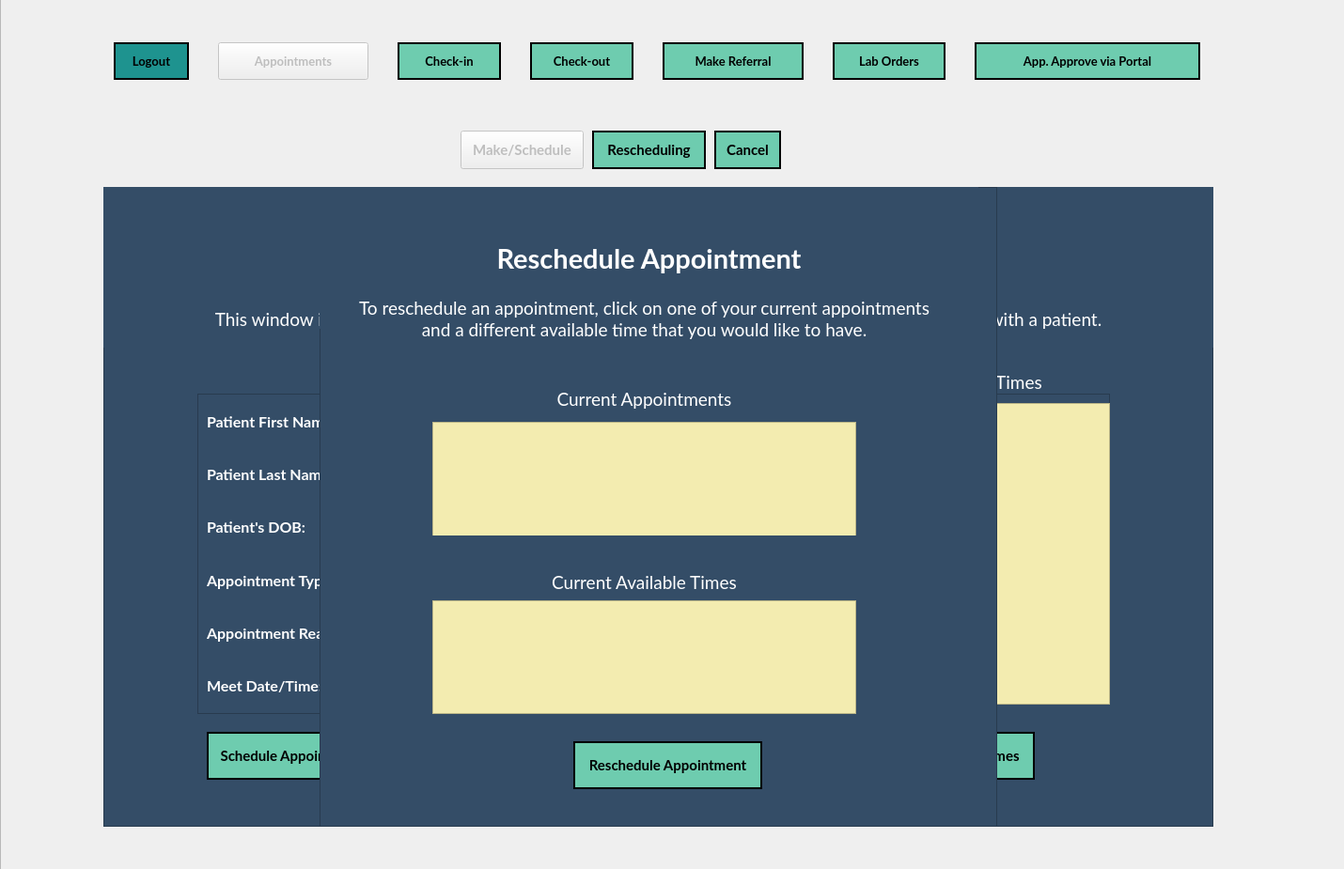
<?xml version="1.0" encoding="UTF-8"?>
<ui version="4.0">
 <class>SchedulingAppointmentsWindow</class>
 <widget class="QMainWindow" name="SchedulingAppointmentsWindow">
  <property name="geometry">
   <rect>
    <x>0</x>
    <y>0</y>
    <width>1430</width>
    <height>925</height>
   </rect>
  </property>
  <property name="minimumSize">
   <size>
    <width>1420</width>
    <height>925</height>
   </size>
  </property>
  <property name="maximumSize">
   <size>
    <width>1430</width>
    <height>925</height>
   </size>
  </property>
  <property name="windowTitle">
   <string>Forsyth Family Practice Center - Scheduling Appointments</string>
  </property>
  <widget class="QWidget" name="centralwidget">
   <widget class="QFrame" name="MainFrame">
    <property name="geometry">
     <rect>
      <x>0</x>
      <y>-1</y>
      <width>1500</width>
      <height>941</height>
     </rect>
    </property>
    <property name="styleSheet">
     <string notr="true">QFrame {
	border-image: url(:/newPrefix/imgs/app-bg.png);
}</string>
    </property>
    <property name="frameShape">
     <enum>QFrame::StyledPanel</enum>
    </property>
    <property name="frameShadow">
     <enum>QFrame::Raised</enum>
    </property>
    <widget class="QWidget" name="layoutWidget">
     <property name="geometry">
      <rect>
       <x>110</x>
       <y>41</y>
       <width>1181</width>
       <height>51</height>
      </rect>
     </property>
     <layout class="QHBoxLayout" name="Layout_NavBar">
      <property name="spacing">
       <number>20</number>
      </property>
      <item>
       <widget class="QPushButton" name="Nav_LogoutBtn">
        <property name="minimumSize">
         <size>
          <width>80</width>
          <height>40</height>
         </size>
        </property>
        <property name="maximumSize">
         <size>
          <width>60</width>
          <height>16777215</height>
         </size>
        </property>
        <property name="font">
         <font>
          <family>Lato</family>
          <pointsize>10</pointsize>
          <weight>75</weight>
          <bold>true</bold>
         </font>
        </property>
        <property name="cursor">
         <cursorShape>PointingHandCursor</cursorShape>
        </property>
        <property name="styleSheet">
         <string notr="true">QPushButton {
	border-image: none;
	background-color: rgb(30, 147, 143);
	color: black;
	border: 2px solid black;
}

QPushButton::hover {
	background-color: rgb(14, 81, 85);
	color: white;
}</string>
        </property>
        <property name="text">
         <string>Logout</string>
        </property>
       </widget>
      </item>
      <item>
       <widget class="QPushButton" name="Nav_Appointments">
        <property name="enabled">
         <bool>false</bool>
        </property>
        <property name="sizePolicy">
         <sizepolicy hsizetype="Preferred" vsizetype="Fixed">
          <horstretch>0</horstretch>
          <verstretch>0</verstretch>
         </sizepolicy>
        </property>
        <property name="minimumSize">
         <size>
          <width>160</width>
          <height>40</height>
         </size>
        </property>
        <property name="maximumSize">
         <size>
          <width>90</width>
          <height>16777215</height>
         </size>
        </property>
        <property name="font">
         <font>
          <family>Lato</family>
          <pointsize>10</pointsize>
          <weight>75</weight>
          <bold>true</bold>
         </font>
        </property>
        <property name="cursor">
         <cursorShape>PointingHandCursor</cursorShape>
        </property>
        <property name="autoFillBackground">
         <bool>false</bool>
        </property>
        <property name="styleSheet">
         <string notr="true">QPushButton {
	border-image: none;
	background-color: rgba(110, 204, 175, .2);
	color: rgba(0, 0, 0, .2);
	border: 2px solid rgba(0, 0, 0, .2);
}

QPushButton::hover {
	background-color: rgb(139, 231, 100);
	color: white;
}</string>
        </property>
        <property name="text">
         <string>Appointments</string>
        </property>
       </widget>
      </item>
      <item>
       <widget class="QPushButton" name="Nav_CheckinBtn">
        <property name="minimumSize">
         <size>
          <width>110</width>
          <height>40</height>
         </size>
        </property>
        <property name="maximumSize">
         <size>
          <width>80</width>
          <height>16777215</height>
         </size>
        </property>
        <property name="font">
         <font>
          <family>Lato</family>
          <pointsize>10</pointsize>
          <weight>75</weight>
          <bold>true</bold>
         </font>
        </property>
        <property name="cursor">
         <cursorShape>PointingHandCursor</cursorShape>
        </property>
        <property name="styleSheet">
         <string notr="true">QPushButton {
	border-image: none;
	background-color: #6ECCAF;
	color: black;
	border: 2px solid black;
}

QPushButton::hover {
	background-color: rgb(139, 231, 100);
	color: white;
}

</string>
        </property>
        <property name="text">
         <string>Check-in</string>
        </property>
       </widget>
      </item>
      <item>
       <widget class="QPushButton" name="Nav_CheckoutBtn">
        <property name="minimumSize">
         <size>
          <width>110</width>
          <height>40</height>
         </size>
        </property>
        <property name="maximumSize">
         <size>
          <width>90</width>
          <height>16777215</height>
         </size>
        </property>
        <property name="font">
         <font>
          <family>Lato</family>
          <pointsize>10</pointsize>
          <weight>75</weight>
          <bold>true</bold>
         </font>
        </property>
        <property name="cursor">
         <cursorShape>PointingHandCursor</cursorShape>
        </property>
        <property name="styleSheet">
         <string notr="true">QPushButton {
	border-image: none;
	background-color: #6ECCAF;
	color: black;
	border: 2px solid black;
}

QPushButton::hover {
	background-color: rgb(139, 231, 100);
	color: white;
}</string>
        </property>
        <property name="text">
         <string>Check-out</string>
        </property>
       </widget>
      </item>
      <item>
       <widget class="QPushButton" name="Nav_MakeReferralBtn">
        <property name="minimumSize">
         <size>
          <width>150</width>
          <height>40</height>
         </size>
        </property>
        <property name="maximumSize">
         <size>
          <width>110</width>
          <height>16777215</height>
         </size>
        </property>
        <property name="font">
         <font>
          <family>Lato</family>
          <pointsize>10</pointsize>
          <weight>75</weight>
          <bold>true</bold>
         </font>
        </property>
        <property name="cursor">
         <cursorShape>PointingHandCursor</cursorShape>
        </property>
        <property name="styleSheet">
         <string notr="true">QPushButton {
	border-image: none;
	background-color: #6ECCAF;
	color: black;
	border: 2px solid black;
}

QPushButton::hover {
	background-color: rgb(139, 231, 100);
	color: white;
}
</string>
        </property>
        <property name="text">
         <string>Make Referral</string>
        </property>
       </widget>
      </item>
      <item>
       <widget class="QPushButton" name="Nav_LabOrdersBtn">
        <property name="minimumSize">
         <size>
          <width>120</width>
          <height>40</height>
         </size>
        </property>
        <property name="maximumSize">
         <size>
          <width>90</width>
          <height>16777215</height>
         </size>
        </property>
        <property name="font">
         <font>
          <family>Lato</family>
          <pointsize>10</pointsize>
          <weight>75</weight>
          <bold>true</bold>
         </font>
        </property>
        <property name="cursor">
         <cursorShape>PointingHandCursor</cursorShape>
        </property>
        <property name="styleSheet">
         <string notr="true">QPushButton {
	border-image: none;
	background-color: #6ECCAF;
	color: black;
	border: 2px solid black;
}

QPushButton::hover {
	background-color: rgb(139, 231, 100);
	color: white;
}</string>
        </property>
        <property name="text">
         <string>Lab Orders</string>
        </property>
       </widget>
      </item>
      <item>
       <widget class="QPushButton" name="Nav_ApproveAppointmentsBtn">
        <property name="minimumSize">
         <size>
          <width>240</width>
          <height>40</height>
         </size>
        </property>
        <property name="maximumSize">
         <size>
          <width>90</width>
          <height>16777215</height>
         </size>
        </property>
        <property name="font">
         <font>
          <family>Lato</family>
          <pointsize>10</pointsize>
          <weight>75</weight>
          <bold>true</bold>
         </font>
        </property>
        <property name="cursor">
         <cursorShape>PointingHandCursor</cursorShape>
        </property>
        <property name="styleSheet">
         <string notr="true">QPushButton {
	border-image: none;
	background-color: #6ECCAF;
	color: black;
	border: 2px solid black;
}

QPushButton::hover {
	background-color: rgb(139, 231, 100);
	color: white;
}</string>
        </property>
        <property name="text">
         <string>App. Approve via Portal</string>
        </property>
       </widget>
      </item>
     </layout>
    </widget>
    <widget class="QFrame" name="InputsFrame">
     <property name="geometry">
      <rect>
       <x>110</x>
       <y>200</y>
       <width>1181</width>
       <height>681</height>
      </rect>
     </property>
     <property name="styleSheet">
      <string notr="true">QFrame {
	border-image: none;
	background-color: rgb(52, 77, 103);
}</string>
     </property>
     <property name="frameShape">
      <enum>QFrame::StyledPanel</enum>
     </property>
     <property name="frameShadow">
      <enum>QFrame::Raised</enum>
     </property>
     <widget class="QLabel" name="HeadingLabel">
      <property name="geometry">
       <rect>
        <x>0</x>
        <y>0</y>
        <width>1181</width>
        <height>150</height>
       </rect>
      </property>
      <property name="minimumSize">
       <size>
        <width>0</width>
        <height>150</height>
       </size>
      </property>
      <property name="maximumSize">
       <size>
        <width>16777215</width>
        <height>150</height>
       </size>
      </property>
      <property name="font">
       <font>
        <family>Lato</family>
        <pointsize>22</pointsize>
        <weight>75</weight>
        <bold>true</bold>
       </font>
      </property>
      <property name="styleSheet">
       <string notr="true">QLabel {
	color: white;
}</string>
      </property>
      <property name="text">
       <string>Schedule Appointment</string>
      </property>
      <property name="alignment">
       <set>Qt::AlignCenter</set>
      </property>
     </widget>
     <widget class="QLabel" name="UnderHeadingTextLabel">
      <property name="geometry">
       <rect>
        <x>0</x>
        <y>110</y>
        <width>1181</width>
        <height>61</height>
       </rect>
      </property>
      <property name="font">
       <font>
        <family>Lato</family>
        <pointsize>14</pointsize>
       </font>
      </property>
      <property name="styleSheet">
       <string notr="true">QLabel {
	color: white;
}</string>
      </property>
      <property name="text">
       <string>This window is where you can input information related to scheduling and booking an appointment with a patient.</string>
      </property>
      <property name="alignment">
       <set>Qt::AlignCenter</set>
      </property>
     </widget>
     <widget class="QFrame" name="InputsInnerFrame">
      <property name="geometry">
       <rect>
        <x>100</x>
        <y>220</y>
        <width>591</width>
        <height>341</height>
       </rect>
      </property>
      <property name="frameShape">
       <enum>QFrame::StyledPanel</enum>
      </property>
      <property name="frameShadow">
       <enum>QFrame::Raised</enum>
      </property>
      <layout class="QVBoxLayout" name="verticalLayout_3">
       <item>
        <layout class="QVBoxLayout" name="InputsInnerVLayout">
         <item>
          <layout class="QHBoxLayout" name="InputsRowHLayout_1">
           <item>
            <widget class="QLabel" name="Label_PatientFirstName_2">
             <property name="minimumSize">
              <size>
               <width>0</width>
               <height>0</height>
              </size>
             </property>
             <property name="maximumSize">
              <size>
               <width>16777215</width>
               <height>16777215</height>
              </size>
             </property>
             <property name="font">
              <font>
               <family>Lato</family>
               <pointsize>12</pointsize>
               <weight>75</weight>
               <bold>true</bold>
              </font>
             </property>
             <property name="styleSheet">
              <string notr="true">QLabel {
	color: white;
}</string>
             </property>
             <property name="text">
              <string>Patient First Name:</string>
             </property>
            </widget>
           </item>
           <item>
            <spacer name="horizontalSpacer_2">
             <property name="orientation">
              <enum>Qt::Horizontal</enum>
             </property>
             <property name="sizeHint" stdset="0">
              <size>
               <width>40</width>
               <height>20</height>
              </size>
             </property>
            </spacer>
           </item>
           <item>
            <widget class="QLineEdit" name="LineEdit_PatientFirstName_2">
             <property name="minimumSize">
              <size>
               <width>350</width>
               <height>40</height>
              </size>
             </property>
             <property name="maximumSize">
              <size>
               <width>350</width>
               <height>40</height>
              </size>
             </property>
             <property name="font">
              <font>
               <family>MS Shell Dlg 2</family>
               <pointsize>11</pointsize>
              </font>
             </property>
             <property name="styleSheet">
              <string notr="true">QLineEdit {
	border-image: none;
    border: none;
	background-color: #F3ECB0;
	color: #344D67;
	font-family: &quot;MS Shell Dlg 2&quot;;
	font-size: 11;
	padding-left: 10px;
	padding-right: 10px;
}</string>
             </property>
             <property name="text">
              <string/>
             </property>
             <property name="alignment">
              <set>Qt::AlignLeading|Qt::AlignLeft|Qt::AlignVCenter</set>
             </property>
             <property name="placeholderText">
              <string>Enter First Name</string>
             </property>
            </widget>
           </item>
          </layout>
         </item>
         <item>
          <spacer name="verticalSpacer">
           <property name="orientation">
            <enum>Qt::Vertical</enum>
           </property>
           <property name="sizeHint" stdset="0">
            <size>
             <width>20</width>
             <height>40</height>
            </size>
           </property>
          </spacer>
         </item>
         <item>
          <layout class="QHBoxLayout" name="InputsRowHLayout_2">
           <item>
            <layout class="QHBoxLayout" name="Layout_PatientLastName_2">
             <item>
              <widget class="QLabel" name="Label_PatientLastName_2">
               <property name="font">
                <font>
                 <family>Lato</family>
                 <pointsize>12</pointsize>
                 <weight>75</weight>
                 <bold>true</bold>
                </font>
               </property>
               <property name="styleSheet">
                <string notr="true">QLabel {
	color: white;
}</string>
               </property>
               <property name="text">
                <string>Patient Last Name:</string>
               </property>
              </widget>
             </item>
             <item>
              <spacer name="horizontalSpacer">
               <property name="orientation">
                <enum>Qt::Horizontal</enum>
               </property>
               <property name="sizeHint" stdset="0">
                <size>
                 <width>40</width>
                 <height>20</height>
                </size>
               </property>
              </spacer>
             </item>
             <item>
              <widget class="QLineEdit" name="LineEdit_PatientLastName_2">
               <property name="minimumSize">
                <size>
                 <width>350</width>
                 <height>40</height>
                </size>
               </property>
               <property name="maximumSize">
                <size>
                 <width>350</width>
                 <height>40</height>
                </size>
               </property>
               <property name="font">
                <font>
                 <family>MS Shell Dlg 2</family>
                 <pointsize>11</pointsize>
                </font>
               </property>
               <property name="styleSheet">
                <string notr="true">QLineEdit {
	border-image: none;
    border: none;
	background-color: #F3ECB0;
	color: #344D67;
	font-family: &quot;MS Shell Dlg 2&quot;;
	font-size: 11;
	padding-left: 10px;
	padding-right: 10px;
}</string>
               </property>
               <property name="text">
                <string/>
               </property>
               <property name="placeholderText">
                <string>Enter Last Name</string>
               </property>
              </widget>
             </item>
            </layout>
           </item>
          </layout>
         </item>
         <item>
          <spacer name="verticalSpacer_2">
           <property name="orientation">
            <enum>Qt::Vertical</enum>
           </property>
           <property name="sizeHint" stdset="0">
            <size>
             <width>20</width>
             <height>40</height>
            </size>
           </property>
          </spacer>
         </item>
         <item>
          <layout class="QHBoxLayout" name="InputsRowHLayout_3">
           <item>
            <layout class="QHBoxLayout" name="Layout_DOB_2">
             <item>
              <widget class="QLabel" name="Label_DOB_2">
               <property name="font">
                <font>
                 <family>Lato</family>
                 <pointsize>12</pointsize>
                 <weight>75</weight>
                 <bold>true</bold>
                </font>
               </property>
               <property name="styleSheet">
                <string notr="true">QLabel {
	color: white;
}</string>
               </property>
               <property name="text">
                <string>Patient's DOB:</string>
               </property>
              </widget>
             </item>
             <item>
              <spacer name="horizontalSpacer_3">
               <property name="orientation">
                <enum>Qt::Horizontal</enum>
               </property>
               <property name="sizeHint" stdset="0">
                <size>
                 <width>40</width>
                 <height>20</height>
                </size>
               </property>
              </spacer>
             </item>
             <item>
              <widget class="QDateEdit" name="dateEdit_DOB_2">
               <property name="minimumSize">
                <size>
                 <width>350</width>
                 <height>40</height>
                </size>
               </property>
               <property name="maximumSize">
                <size>
                 <width>350</width>
                 <height>40</height>
                </size>
               </property>
               <property name="font">
                <font>
                 <family>MS Shell Dlg 2</family>
                 <pointsize>11</pointsize>
                </font>
               </property>
               <property name="cursor">
                <cursorShape>PointingHandCursor</cursorShape>
               </property>
               <property name="styleSheet">
                <string notr="true">QDateEdit {
	QLineEdit 
	border-image: none;
    border: none;
	background-color: #F3ECB0;
	color: #344D67;
	font-family: &quot;MS Shell Dlg 2&quot;;
	font-size: 11;
	padding-left: 10px;
	padding-right: 10px;
}

/** 
	QDateEdit QAbstractItemView:enabled {
	color: black;
	background-color: ghostwhite;
	selection-background-color: rgb(0, 177, 171);
	selection-color: white;
}

QCalendarWidget QTableView QLabel {
	color: white;
}
*/</string>
               </property>
               <property name="calendarPopup">
                <bool>false</bool>
               </property>
              </widget>
             </item>
            </layout>
           </item>
          </layout>
         </item>
         <item>
          <spacer name="verticalSpacer_5">
           <property name="orientation">
            <enum>Qt::Vertical</enum>
           </property>
           <property name="sizeHint" stdset="0">
            <size>
             <width>20</width>
             <height>40</height>
            </size>
           </property>
          </spacer>
         </item>
         <item>
          <layout class="QHBoxLayout" name="InputsRowHLayout_6">
           <item>
            <widget class="QLabel" name="Label_AppointmentType">
             <property name="minimumSize">
              <size>
               <width>0</width>
               <height>0</height>
              </size>
             </property>
             <property name="maximumSize">
              <size>
               <width>16777215</width>
               <height>16777215</height>
              </size>
             </property>
             <property name="font">
              <font>
               <family>Lato</family>
               <pointsize>12</pointsize>
               <weight>75</weight>
               <bold>true</bold>
              </font>
             </property>
             <property name="styleSheet">
              <string notr="true">QLabel {
	color: white;
}</string>
             </property>
             <property name="text">
              <string>Appointment Type:</string>
             </property>
            </widget>
           </item>
           <item>
            <spacer name="horizontalSpacer_6">
             <property name="orientation">
              <enum>Qt::Horizontal</enum>
             </property>
             <property name="sizeHint" stdset="0">
              <size>
               <width>40</width>
               <height>20</height>
              </size>
             </property>
            </spacer>
           </item>
           <item>
            <widget class="QComboBox" name="ComboBox_AppointmentType">
             <property name="minimumSize">
              <size>
               <width>350</width>
               <height>40</height>
              </size>
             </property>
             <property name="maximumSize">
              <size>
               <width>350</width>
               <height>40</height>
              </size>
             </property>
             <property name="font">
              <font>
               <family>MS Shell Dlg 2</family>
               <pointsize>11</pointsize>
              </font>
             </property>
             <property name="cursor">
              <cursorShape>PointingHandCursor</cursorShape>
             </property>
             <property name="styleSheet">
              <string notr="true">QComboBox {	
	border-image: none;
    border: none;
	background-color: #F3ECB0;
	color: #344D67;
	font-family: &quot;MS Shell Dlg 2&quot;;
	font-size: 11;
}</string>
             </property>
             <item>
              <property name="text">
               <string>-- SELECT A TYPE --</string>
              </property>
             </item>
            </widget>
           </item>
          </layout>
         </item>
         <item>
          <spacer name="verticalSpacer_3">
           <property name="orientation">
            <enum>Qt::Vertical</enum>
           </property>
           <property name="sizeHint" stdset="0">
            <size>
             <width>20</width>
             <height>40</height>
            </size>
           </property>
          </spacer>
         </item>
         <item>
          <layout class="QHBoxLayout" name="InputsRowHLayout_4">
           <item>
            <widget class="QLabel" name="Label_AppointmentReason">
             <property name="font">
              <font>
               <family>Lato</family>
               <pointsize>12</pointsize>
               <weight>75</weight>
               <bold>true</bold>
              </font>
             </property>
             <property name="styleSheet">
              <string notr="true">QLabel {
	color: white;
}</string>
             </property>
             <property name="text">
              <string>Appointment Reason:</string>
             </property>
            </widget>
           </item>
           <item>
            <spacer name="horizontalSpacer_4">
             <property name="orientation">
              <enum>Qt::Horizontal</enum>
             </property>
             <property name="sizeHint" stdset="0">
              <size>
               <width>40</width>
               <height>20</height>
              </size>
             </property>
            </spacer>
           </item>
           <item>
            <widget class="QLineEdit" name="LineEdit_AppointmentReason">
             <property name="minimumSize">
              <size>
               <width>350</width>
               <height>40</height>
              </size>
             </property>
             <property name="maximumSize">
              <size>
               <width>350</width>
               <height>40</height>
              </size>
             </property>
             <property name="font">
              <font>
               <family>MS Shell Dlg 2</family>
               <pointsize>11</pointsize>
              </font>
             </property>
             <property name="styleSheet">
              <string notr="true">QLineEdit {
	border-image: none;
    border: none;
	background-color: #F3ECB0;
	color: #344D67;
	font-family: &quot;MS Shell Dlg 2&quot;;
	font-size: 11;
	padding-left: 10px;
	padding-right: 10px;
}</string>
             </property>
             <property name="placeholderText">
              <string>Patient has the chills</string>
             </property>
            </widget>
           </item>
          </layout>
         </item>
         <item>
          <spacer name="verticalSpacer_4">
           <property name="orientation">
            <enum>Qt::Vertical</enum>
           </property>
           <property name="sizeHint" stdset="0">
            <size>
             <width>20</width>
             <height>40</height>
            </size>
           </property>
          </spacer>
         </item>
         <item>
          <layout class="QHBoxLayout" name="InputsRowHLayout_5">
           <item>
            <widget class="QLabel" name="Label_AppointmentReason_2">
             <property name="font">
              <font>
               <family>Lato</family>
               <pointsize>12</pointsize>
               <weight>75</weight>
               <bold>true</bold>
              </font>
             </property>
             <property name="styleSheet">
              <string notr="true">QLabel {
	color: white;
}</string>
             </property>
             <property name="text">
              <string>Meet Date/Time:</string>
             </property>
            </widget>
           </item>
           <item>
            <spacer name="horizontalSpacer_5">
             <property name="orientation">
              <enum>Qt::Horizontal</enum>
             </property>
             <property name="sizeHint" stdset="0">
              <size>
               <width>40</width>
               <height>20</height>
              </size>
             </property>
            </spacer>
           </item>
           <item>
            <widget class="QLineEdit" name="LineEdit_MeetDateTime">
             <property name="enabled">
              <bool>false</bool>
             </property>
             <property name="minimumSize">
              <size>
               <width>350</width>
               <height>40</height>
              </size>
             </property>
             <property name="maximumSize">
              <size>
               <width>350</width>
               <height>40</height>
              </size>
             </property>
             <property name="font">
              <font>
               <family>MS Shell Dlg 2</family>
               <pointsize>11</pointsize>
              </font>
             </property>
             <property name="styleSheet">
              <string notr="true">QLineEdit {
	border-image: none;
    border: none;
	background-color: #F3ECB0;
	color: #344D67;
	font-family: &quot;MS Shell Dlg 2&quot;;
	font-size: 11;
	padding-left: 10px;
	padding-right: 10px;
}</string>
             </property>
             <property name="text">
              <string/>
             </property>
             <property name="placeholderText">
              <string>Select an available date and time on the right    -&gt;</string>
             </property>
            </widget>
           </item>
          </layout>
         </item>
        </layout>
       </item>
      </layout>
     </widget>
     <widget class="QFrame" name="TimesHolderFrame">
      <property name="geometry">
       <rect>
        <x>730</x>
        <y>220</y>
        <width>341</width>
        <height>331</height>
       </rect>
      </property>
      <property name="frameShape">
       <enum>QFrame::StyledPanel</enum>
      </property>
      <property name="frameShadow">
       <enum>QFrame::Raised</enum>
      </property>
      <widget class="QListWidget" name="ListWidget_MeetDateTimes">
       <property name="geometry">
        <rect>
         <x>0</x>
         <y>10</y>
         <width>341</width>
         <height>321</height>
        </rect>
       </property>
       <property name="font">
        <font>
         <family>Lato</family>
         <pointsize>11</pointsize>
        </font>
       </property>
       <property name="styleSheet">
        <string notr="true">QListWidget {
	background-color:#F3ECB0;
	padding: 5px;
}

QListWidget::item {
	color: #344D67;
	font-family: &quot;MS Shell Dlg 2&quot;;
	border: 1px solid rgb(186, 186, 186);
	height: 40px;
}

QListWidget::item:selected {
	background-color: rgb(0, 177, 171);
	color: black;
}</string>
       </property>
      </widget>
     </widget>
     <widget class="QPushButton" name="CheckAvailableTimesBtn">
      <property name="geometry">
       <rect>
        <x>810</x>
        <y>580</y>
        <width>181</width>
        <height>51</height>
       </rect>
      </property>
      <property name="font">
       <font>
        <family>Lato</family>
        <pointsize>11</pointsize>
        <weight>75</weight>
        <bold>true</bold>
       </font>
      </property>
      <property name="cursor">
       <cursorShape>PointingHandCursor</cursorShape>
      </property>
      <property name="styleSheet">
       <string notr="true">QPushButton {
	border-image: none;
	background-color: #6ECCAF;
	color: black;
	border: 2px solid black;
}

QPushButton::hover {
	background-color: rgb(139, 231, 100);
	color: white;
}

</string>
      </property>
      <property name="text">
       <string>Check Available Times</string>
      </property>
     </widget>
     <widget class="QPushButton" name="ScheduleAppointmentBtn">
      <property name="enabled">
       <bool>true</bool>
      </property>
      <property name="geometry">
       <rect>
        <x>110</x>
        <y>580</y>
        <width>181</width>
        <height>51</height>
       </rect>
      </property>
      <property name="font">
       <font>
        <family>Lato</family>
        <pointsize>11</pointsize>
        <weight>75</weight>
        <bold>true</bold>
       </font>
      </property>
      <property name="cursor">
       <cursorShape>PointingHandCursor</cursorShape>
      </property>
      <property name="styleSheet">
       <string notr="true">QPushButton {
	border-image: none;
	background-color: #6ECCAF;
	color: black;
	border: 2px solid black;
}

QPushButton::hover {
	background-color: rgb(139, 231, 100);
	color: white;
}

</string>
      </property>
      <property name="text">
       <string>Schedule Appointment</string>
      </property>
     </widget>
     <widget class="QPushButton" name="ClearInputsBtn">
      <property name="geometry">
       <rect>
        <x>310</x>
        <y>580</y>
        <width>111</width>
        <height>51</height>
       </rect>
      </property>
      <property name="font">
       <font>
        <family>Lato</family>
        <pointsize>11</pointsize>
        <weight>75</weight>
        <bold>true</bold>
       </font>
      </property>
      <property name="cursor">
       <cursorShape>PointingHandCursor</cursorShape>
      </property>
      <property name="styleSheet">
       <string notr="true">QPushButton {
	border-image: none;
	background-color: rgb(30, 147, 143);
	color: black;
	border: 2px solid black;
}

QPushButton::hover {
	background-color: rgb(14, 81, 85);
	color: white;
}</string>
      </property>
      <property name="text">
       <string>Clear Inputs</string>
      </property>
     </widget>
     <widget class="QLabel" name="CurrentAvailableTimes_Label">
      <property name="geometry">
       <rect>
        <x>730</x>
        <y>200</y>
        <width>341</width>
        <height>16</height>
       </rect>
      </property>
      <property name="font">
       <font>
        <family>Lato</family>
        <pointsize>14</pointsize>
       </font>
      </property>
      <property name="styleSheet">
       <string notr="true">QLabel {
	color: white;
}</string>
      </property>
      <property name="text">
       <string>Current Available Times</string>
      </property>
      <property name="alignment">
       <set>Qt::AlignCenter</set>
      </property>
     </widget>
    </widget>
    <widget class="QFrame" name="CancelAppointment_Frame">
     <property name="geometry">
      <rect>
       <x>340</x>
       <y>200</y>
       <width>721</width>
       <height>681</height>
      </rect>
     </property>
     <property name="styleSheet">
      <string notr="true">QFrame {
	border-image: none;
	background-color: rgb(52, 77, 103);
}</string>
     </property>
     <property name="frameShape">
      <enum>QFrame::StyledPanel</enum>
     </property>
     <property name="frameShadow">
      <enum>QFrame::Raised</enum>
     </property>
     <widget class="QLabel" name="CancelAppointment_HeadingLabel">
      <property name="geometry">
       <rect>
        <x>0</x>
        <y>0</y>
        <width>721</width>
        <height>151</height>
       </rect>
      </property>
      <property name="font">
       <font>
        <family>Lato</family>
        <pointsize>22</pointsize>
        <weight>75</weight>
        <bold>true</bold>
       </font>
      </property>
      <property name="styleSheet">
       <string notr="true">QLabel {
	color: white;
}</string>
      </property>
      <property name="text">
       <string>Cancel Appointment</string>
      </property>
      <property name="alignment">
       <set>Qt::AlignCenter</set>
      </property>
     </widget>
     <widget class="QFrame" name="CurrentAppointments_Frame_3">
      <property name="geometry">
       <rect>
        <x>140</x>
        <y>250</y>
        <width>451</width>
        <height>281</height>
       </rect>
      </property>
      <property name="frameShape">
       <enum>QFrame::StyledPanel</enum>
      </property>
      <property name="frameShadow">
       <enum>QFrame::Raised</enum>
      </property>
      <widget class="QListWidget" name="ListWidget_CurrentAppointments_3">
       <property name="geometry">
        <rect>
         <x>0</x>
         <y>0</y>
         <width>451</width>
         <height>281</height>
        </rect>
       </property>
       <property name="font">
        <font>
         <family>Lato</family>
         <pointsize>11</pointsize>
        </font>
       </property>
       <property name="styleSheet">
        <string notr="true">QListWidget {
	background-color:#F3ECB0;
	padding: 5px;
}

QListWidget::item {
	color: #344D67;
	font-family: &quot;MS Shell Dlg 2&quot;;
	border: 1px solid rgb(186, 186, 186);
	height: 40px;
}

QListWidget::item:selected {
	background-color: rgb(0, 177, 171);
	color: black;
}</string>
       </property>
      </widget>
     </widget>
     <widget class="QLabel" name="UnderHeadingTextLabel_4">
      <property name="geometry">
       <rect>
        <x>90</x>
        <y>100</y>
        <width>541</width>
        <height>61</height>
       </rect>
      </property>
      <property name="font">
       <font>
        <family>Lato</family>
        <pointsize>14</pointsize>
       </font>
      </property>
      <property name="styleSheet">
       <string notr="true">QLabel {
	color: white;
}</string>
      </property>
      <property name="text">
       <string>To cancel an appointment, just click on one of the appointments you would like to cancel.</string>
      </property>
      <property name="alignment">
       <set>Qt::AlignCenter</set>
      </property>
      <property name="wordWrap">
       <bool>true</bool>
      </property>
     </widget>
     <widget class="QLabel" name="CurrentAppointments_Label_5">
      <property name="geometry">
       <rect>
        <x>140</x>
        <y>200</y>
        <width>451</width>
        <height>51</height>
       </rect>
      </property>
      <property name="font">
       <font>
        <family>Lato</family>
        <pointsize>14</pointsize>
       </font>
      </property>
      <property name="styleSheet">
       <string notr="true">QLabel {
	color: white;
}</string>
      </property>
      <property name="text">
       <string>Current Appointments</string>
      </property>
      <property name="alignment">
       <set>Qt::AlignCenter</set>
      </property>
     </widget>
     <widget class="QPushButton" name="CancelAppointment_Btn">
      <property name="enabled">
       <bool>true</bool>
      </property>
      <property name="geometry">
       <rect>
        <x>280</x>
        <y>580</y>
        <width>181</width>
        <height>51</height>
       </rect>
      </property>
      <property name="font">
       <font>
        <family>Lato</family>
        <pointsize>11</pointsize>
        <weight>75</weight>
        <bold>true</bold>
       </font>
      </property>
      <property name="cursor">
       <cursorShape>PointingHandCursor</cursorShape>
      </property>
      <property name="styleSheet">
       <string notr="true">QPushButton {
	border-image: none;
	background-color: #6ECCAF;
	color: black;
	border: 2px solid black;
}

QPushButton::hover {
	background-color: rgb(139, 231, 100);
	color: white;
}

</string>
      </property>
      <property name="text">
       <string>Cancel Appointment</string>
      </property>
     </widget>
    </widget>
    <widget class="QPushButton" name="DisplaySchedule_Btn">
     <property name="enabled">
      <bool>false</bool>
     </property>
     <property name="geometry">
      <rect>
       <x>490</x>
       <y>140</y>
       <width>131</width>
       <height>41</height>
      </rect>
     </property>
     <property name="font">
      <font>
       <family>Lato</family>
       <pointsize>11</pointsize>
       <weight>75</weight>
       <bold>true</bold>
      </font>
     </property>
     <property name="cursor">
      <cursorShape>PointingHandCursor</cursorShape>
     </property>
     <property name="styleSheet">
      <string notr="true">QPushButton {
	border-image: none;
	background-color: rgba(110, 204, 175, .2);
	color: rgba(0, 0, 0, .2);
	border: 2px solid rgba(0, 0, 0, .2);
}

QPushButton::hover {
	background-color: rgb(139, 231, 100);
	color: white;
}</string>
     </property>
     <property name="text">
      <string>Make/Schedule</string>
     </property>
    </widget>
    <widget class="QFrame" name="RescheduleAppointment_Frame">
     <property name="geometry">
      <rect>
       <x>340</x>
       <y>200</y>
       <width>721</width>
       <height>681</height>
      </rect>
     </property>
     <property name="styleSheet">
      <string notr="true">QFrame {
	border-image: none;
	background-color: rgb(52, 77, 103);
}</string>
     </property>
     <property name="frameShape">
      <enum>QFrame::StyledPanel</enum>
     </property>
     <property name="frameShadow">
      <enum>QFrame::Raised</enum>
     </property>
     <widget class="QLabel" name="RescheduleAppointment_HeadingLabel_3">
      <property name="geometry">
       <rect>
        <x>0</x>
        <y>0</y>
        <width>701</width>
        <height>151</height>
       </rect>
      </property>
      <property name="font">
       <font>
        <family>Lato</family>
        <pointsize>22</pointsize>
        <weight>75</weight>
        <bold>true</bold>
       </font>
      </property>
      <property name="styleSheet">
       <string notr="true">QLabel {
	color: white;
}</string>
      </property>
      <property name="text">
       <string>Reschedule Appointment</string>
      </property>
      <property name="alignment">
       <set>Qt::AlignCenter</set>
      </property>
     </widget>
     <widget class="QFrame" name="CurrentAppointments_Frame_4">
      <property name="geometry">
       <rect>
        <x>120</x>
        <y>250</y>
        <width>451</width>
        <height>121</height>
       </rect>
      </property>
      <property name="frameShape">
       <enum>QFrame::StyledPanel</enum>
      </property>
      <property name="frameShadow">
       <enum>QFrame::Raised</enum>
      </property>
      <widget class="QListWidget" name="ListWidget_CurrentAppointments_4">
       <property name="geometry">
        <rect>
         <x>0</x>
         <y>0</y>
         <width>451</width>
         <height>171</height>
        </rect>
       </property>
       <property name="font">
        <font>
         <family>Lato</family>
         <pointsize>11</pointsize>
        </font>
       </property>
       <property name="styleSheet">
        <string notr="true">QListWidget {
	background-color:#F3ECB0;
	padding: 5px;
}

QListWidget::item {
	color: #344D67;
	font-family: &quot;MS Shell Dlg 2&quot;;
	border: 1px solid rgb(186, 186, 186);
	height: 40px;
}

QListWidget::item:selected {
	background-color: rgb(0, 177, 171);
	color: black;
}</string>
       </property>
      </widget>
     </widget>
     <widget class="QFrame" name="TimesHolderFrame_4">
      <property name="geometry">
       <rect>
        <x>120</x>
        <y>440</y>
        <width>451</width>
        <height>121</height>
       </rect>
      </property>
      <property name="frameShape">
       <enum>QFrame::StyledPanel</enum>
      </property>
      <property name="frameShadow">
       <enum>QFrame::Raised</enum>
      </property>
      <widget class="QListWidget" name="ListWidget_MeetDateTimes_4">
       <property name="geometry">
        <rect>
         <x>0</x>
         <y>0</y>
         <width>451</width>
         <height>121</height>
        </rect>
       </property>
       <property name="font">
        <font>
         <family>Lato</family>
         <pointsize>11</pointsize>
        </font>
       </property>
       <property name="styleSheet">
        <string notr="true">QListWidget {
	background-color:#F3ECB0;
	padding: 5px;
}

QListWidget::item {
	color: #344D67;
	font-family: &quot;MS Shell Dlg 2&quot;;
	border: 1px solid rgb(186, 186, 186);
	height: 40px;
}

QListWidget::item:selected {
	background-color: rgb(0, 177, 171);
	color: black;
}</string>
       </property>
      </widget>
     </widget>
     <widget class="QLabel" name="CurrentAppointments_Label_6">
      <property name="geometry">
       <rect>
        <x>120</x>
        <y>410</y>
        <width>451</width>
        <height>21</height>
       </rect>
      </property>
      <property name="font">
       <font>
        <family>Lato</family>
        <pointsize>14</pointsize>
       </font>
      </property>
      <property name="styleSheet">
       <string notr="true">QLabel {
	color: white;
}</string>
      </property>
      <property name="text">
       <string>Current Available Times</string>
      </property>
      <property name="alignment">
       <set>Qt::AlignCenter</set>
      </property>
     </widget>
     <widget class="QLabel" name="UnderHeadingTextLabel_5">
      <property name="geometry">
       <rect>
        <x>40</x>
        <y>110</y>
        <width>611</width>
        <height>61</height>
       </rect>
      </property>
      <property name="font">
       <font>
        <family>Lato</family>
        <pointsize>14</pointsize>
       </font>
      </property>
      <property name="styleSheet">
       <string notr="true">QLabel {
	color: white;
}</string>
      </property>
      <property name="text">
       <string>To reschedule an appointment, click on one of your current appointments and a different available time that you would like to have.</string>
      </property>
      <property name="alignment">
       <set>Qt::AlignCenter</set>
      </property>
      <property name="wordWrap">
       <bool>true</bool>
      </property>
     </widget>
     <widget class="QLabel" name="CurrentAppointments_Label_7">
      <property name="geometry">
       <rect>
        <x>120</x>
        <y>210</y>
        <width>451</width>
        <height>31</height>
       </rect>
      </property>
      <property name="font">
       <font>
        <family>Lato</family>
        <pointsize>14</pointsize>
       </font>
      </property>
      <property name="styleSheet">
       <string notr="true">QLabel {
	color: white;
}</string>
      </property>
      <property name="text">
       <string>Current Appointments</string>
      </property>
      <property name="alignment">
       <set>Qt::AlignCenter</set>
      </property>
     </widget>
     <widget class="QPushButton" name="RescheduleAppointment_Btn_3">
      <property name="geometry">
       <rect>
        <x>270</x>
        <y>590</y>
        <width>201</width>
        <height>51</height>
       </rect>
      </property>
      <property name="font">
       <font>
        <family>Lato</family>
        <pointsize>11</pointsize>
        <weight>75</weight>
        <bold>true</bold>
       </font>
      </property>
      <property name="cursor">
       <cursorShape>PointingHandCursor</cursorShape>
      </property>
      <property name="styleSheet">
       <string notr="true">QPushButton {
	border-image: none;
	background-color: #6ECCAF;
	color: black;
	border: 2px solid black;
}

QPushButton::hover {
	background-color: rgb(139, 231, 100);
	color: white;
}

</string>
      </property>
      <property name="text">
       <string>Reschedule Appointment</string>
      </property>
     </widget>
    </widget>
    <widget class="QPushButton" name="DisplayReschedule_Btn">
     <property name="enabled">
      <bool>true</bool>
     </property>
     <property name="geometry">
      <rect>
       <x>630</x>
       <y>140</y>
       <width>121</width>
       <height>41</height>
      </rect>
     </property>
     <property name="font">
      <font>
       <family>Lato</family>
       <pointsize>11</pointsize>
       <weight>75</weight>
       <bold>true</bold>
      </font>
     </property>
     <property name="cursor">
      <cursorShape>PointingHandCursor</cursorShape>
     </property>
     <property name="styleSheet">
      <string notr="true">QPushButton {
	border-image: none;
	background-color: #6ECCAF;
	color: black;
	border: 2px solid black;
}

QPushButton::hover {
	background-color: rgb(139, 231, 100);
	color: white;
}

</string>
     </property>
     <property name="text">
      <string>Rescheduling</string>
     </property>
    </widget>
    <widget class="QPushButton" name="DisplayCancel_Btn">
     <property name="enabled">
      <bool>true</bool>
     </property>
     <property name="geometry">
      <rect>
       <x>760</x>
       <y>140</y>
       <width>71</width>
       <height>41</height>
      </rect>
     </property>
     <property name="font">
      <font>
       <family>Lato</family>
       <pointsize>11</pointsize>
       <weight>75</weight>
       <bold>true</bold>
      </font>
     </property>
     <property name="cursor">
      <cursorShape>PointingHandCursor</cursorShape>
     </property>
     <property name="styleSheet">
      <string notr="true">QPushButton {
	border-image: none;
	background-color: #6ECCAF;
	color: black;
	border: 2px solid black;
}

QPushButton::hover {
	background-color: rgb(139, 231, 100);
	color: white;
}

</string>
     </property>
     <property name="text">
      <string>Cancel</string>
     </property>
    </widget>
   </widget>
  </widget>
 </widget>
 <resources>
  <include location="assets/qrc/app-bg.qrc"/>
 </resources>
 <connections/>
</ui>
